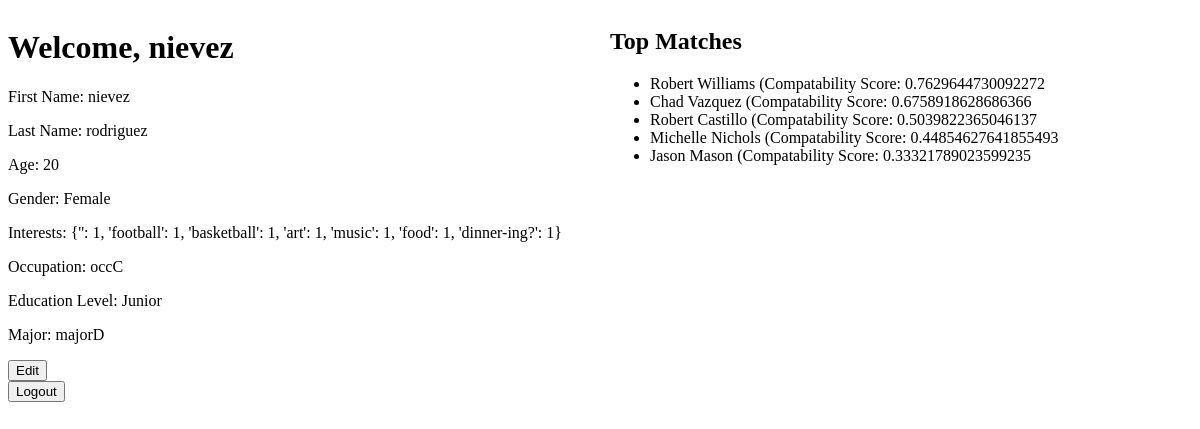
The page /user_portal (signed in) on the database as committed earlier.
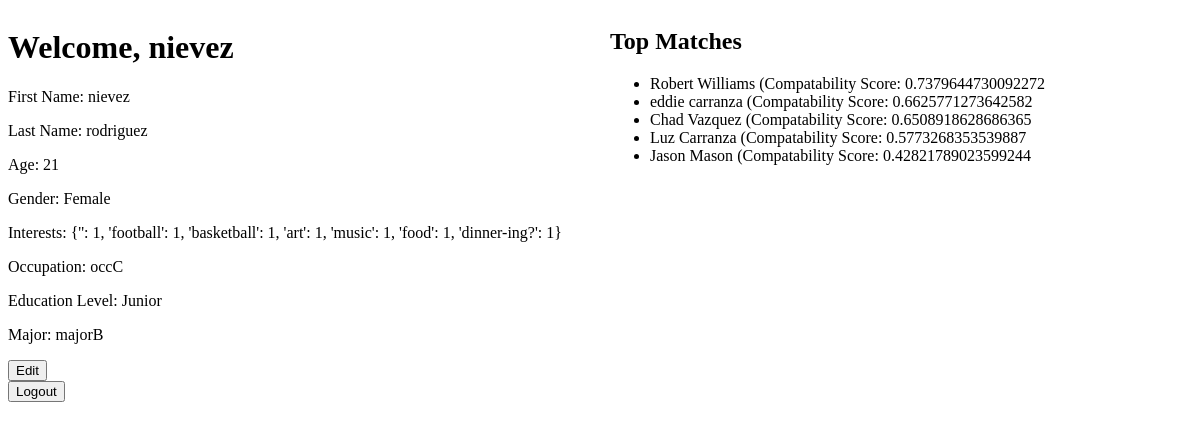
The same page on the database as committed later.
### logic/database.py (models this page shows)
class User(Base):
        __tablename__ = 'users'
        id = Column(Integer, primary_key=True)
        username = Column(String, unique=True, nullable=False)
        email = Column(String, unique=True, nullable=False)
        password = Column(String, nullable=False)
        profile = relationship('Profile', uselist =False, back_populates='user')
        matches = relationship('Match', foreign_keys='Match.user_id')

class Profile(Base):
    __tablename__ = 'profiles'
    id = Column(Integer, primary_key=True)
    user_id = Column(Integer, ForeignKey('users.id', ondelete='CASCADE'), nullable=False)
    firstName = Column(String, nullable=False)
    lastName = Column(String, nullable=False)
    age = Column(Integer)
    gender = Column(String)
    interests = Column(JSON)
    occupation = Column(String)
    education_level = Column(String)
    major = Column(String)
    user = relationship('User', back_populates='profile')

class Match(Base):
    __tablename__ = 'matches'
    match_id = Column(Integer, primary_key=True)
    user_id = Column(Integer, ForeignKey('users.id', ondelete='CASCADE'), nullable=False)
    matched_user_id = Column(Integer, ForeignKey('users.id', ondelete='CASCADE'), nullable=False)
    compatibility_score = Column(Float)

### logic/user_portal_logic.py (the view)
@user_portal_bp.route('/user_portal')
def user_portal():
    sqlsession = Session()
    if 'user_id' in session:
        user_id = session['user_id']
        user_profile = sqlsession.query(Profile).filter_by(user_id=user_id).first()
        user = sqlsession.query(User).filter_by(id=user_id).first()
        username = user.username
        top_matches = get_matches(sqlsession, user_id, 5)
        sqlsession.close()
        return render_template('user_portal.html', user=user_profile, top_matches=top_matches, username=username)
    else:
        return redirect(url_for('login.login'))

### logic/matching.py (called while the page is built)
def get_matches(sqlsession, user_id, num_matches):
    top_matches = sqlsession.query(Match, Profile).join(Profile, Profile.user_id == Match.matched_user_id).filter(Match.user_id == user_id).order_by(Match.compatibility_score.desc()).limit(num_matches).all()
    return top_matches

### templates/user_portal.html (shortened to what this page needs)
<!DOCTYPE html>
<html lang="en">
<head>
</head>
<body>
    <div class="container">
        <div class = "profile_info">
            <h1>Welcome, {{username}}</h1>
            <p>First Name: {{ user.firstName }}</p>
            <p>Last Name: {{ user.lastName }}</p>
            <p>Age: {{user.age}}</p>
            <p>Gender: {{user.gender}}</p>
            <p>Interests: {{user.interests}}</p>
            <p>Occupation: {{user.occupation}}</p>
            <p>Education Level: {{user.education_level}}</p>
            <p>Major: {{user.major}}</p>
            <form action="{{ url_for('profile.profile') }}">
                <button type="submit" class="button">Edit</button>
            </form>
            <form action="{{ url_for('logout.logout') }}" method="post">
                    <button type="submit" class="button">Logout</button>
            </form>
        </div>
        <div class="matched_users">
            <h2>Top Matches</h2>
            <ul>
                {% for match, profile in top_matches %}
                    <li>{{ profile.firstName}} {{profile.lastName}} (Compatability Score: {{ match.compatibility_score}}</li>
                {% endfor %}
            </ul>
        </div>
    </div>
</body>
</html>

### templates/user_portal.html (style rules this page uses)
.container { display: flex; }
.profile_info { flex:1; margin-right: 20px; }
.matched_users { flex:1; }

Rows that differ between the two databases and show on the page:
no longer on this page (row edited): Match: firstName "Robert", lastName "Castillo", compatibility_score "0.5039822365046137"
no longer on this page (row edited): Match: firstName "Michelle", lastName "Nichols", compatibility_score "0.44854627641855493"
changed Profile "nievez": age "20" → "21"; major "majorD" → "majorB"
changed Match "Robert": compatibility_score "0.7629644730092272" → "0.7379644730092272"
added Match: firstName "eddie", lastName "carranza", compatibility_score "0.6625771273642582"
changed Match "Chad": compatibility_score "0.6758918628686366" → "0.6508918628686365"
added Match: firstName "Luz", lastName "Carranza", compatibility_score "0.5773268353539887"
changed Match "Jason": compatibility_score "0.33321789023599235" → "0.42821789023599244"
